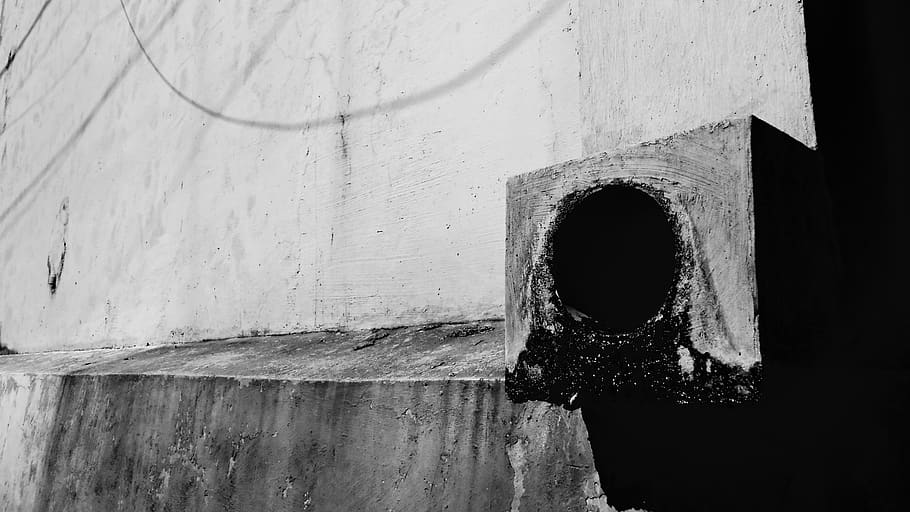
#> input picture samples/Images/D6.jpg, 910 x 512 px
$ python label_visualizer.py
#> lines starting #> are read from the running program, lines starting #| are printed output that depends on the picture; long printed decimals are rounded
from PIL import Image, ImageDraw
import xml.etree.ElementTree as ET
import re
from shapely.geometry import Polygon, Point


def extract_coordinates(polygon_element):
    # This helper function extracts (x,y) coordinates from the polygon element
    coords = []
    for coord in polygon_element:
        if re.match(r'x\d+', coord.tag):
            x = float(coord.text)
        if re.match(r'y\d+', coord.tag):
            y = float(coord.text)
            coords.append((x, y))
    return coords


# Load the image
image_path = './Images/D6.jpg'
image = Image.open(image_path)
#> image is the input picture: PIL image 910x512 RGB; min 0, max 255, mean 128.8
circle_generated = [615, 254, 72]

# Parse the XML content
xml_content = './Labels/D6.xml'
# xml_tree = ET.ElementTree(ET.fromstring(xml_content))
xml_tree = ET.parse(xml_content)
#> (reads Labels/D6.xml from the repository)

# Initialize a drawing context
draw = ImageDraw.Draw(image)

# Draw polygons based on the XML annotation
for object_tag in xml_tree.getroot().iter('object'):
    polygon_tag = object_tag.find('polygon')
    if polygon_tag is not None:
        coordinates = extract_coordinates(polygon_tag)
        if coordinates:
            draw.polygon(coordinates, outline='red')
        # create a polygon
        polygon = Polygon(coordinates)
        polygon_area = polygon.area
        print("polygon area: {}".format(polygon_area))
        # create the circle
        circle = Point(circle_generated[0], circle_generated[1]).buffer(
            circle_generated[2])
        # calculate the Intersectoin over Union (IoU)
        intersection = polygon.intersection(circle).area
        union = polygon.union(circle).area
        iou = intersection/union if union else 0
        print("IoU: {}".format(iou))
#> this loop made 2 passes
#> (polygon_area, intersection, union, iou) on passes 1 to 2: (15182.7, 14232.8, 17209.8, 0.827), (15182.7, 14232.8, 17209.8, 0.827)
#| polygon area: 15182.689
#| IoU: 0.827
#| polygon area: 15182.689
#| IoU: 0.827

# Save or display the annotated image
# annotated_image_path = 'annotated.jpg'
# image.save(annotated_image_path)
image.show()
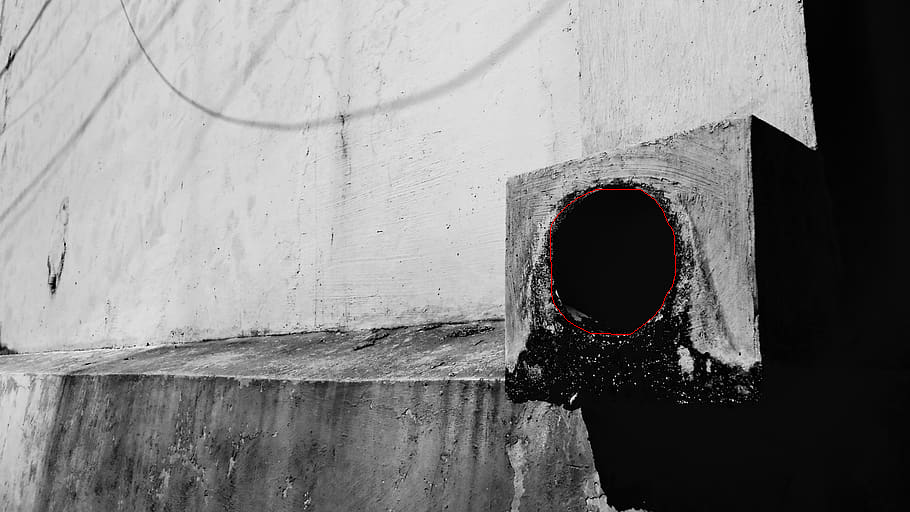
#> shown: PIL image 910x512 RGB; mean R, G, B 128.9, 128.7, 128.7
